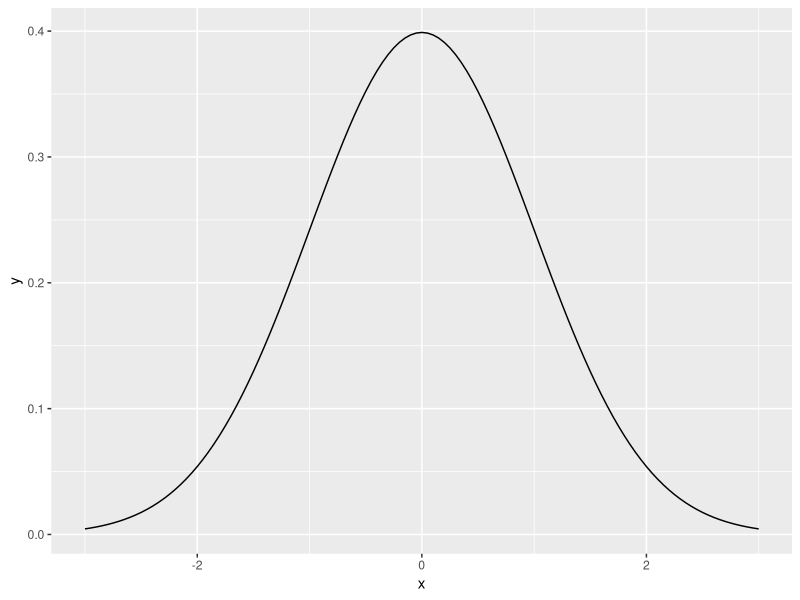
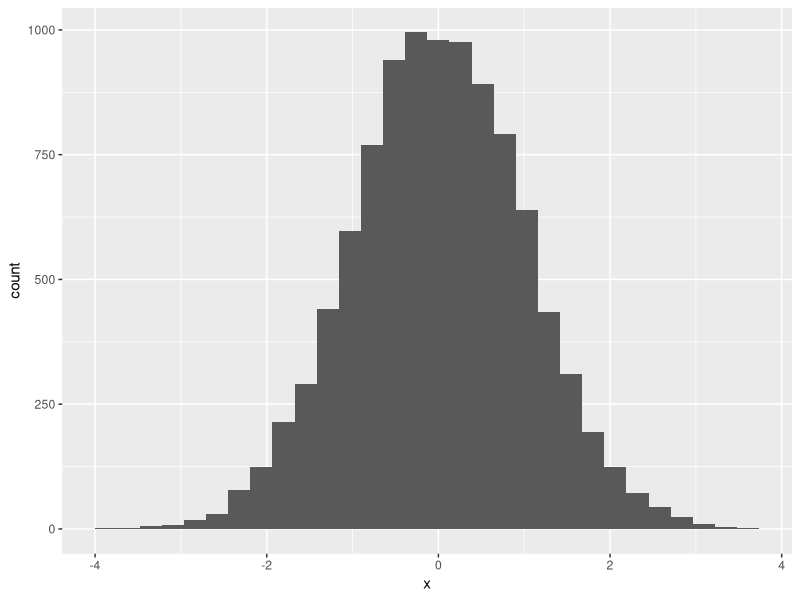
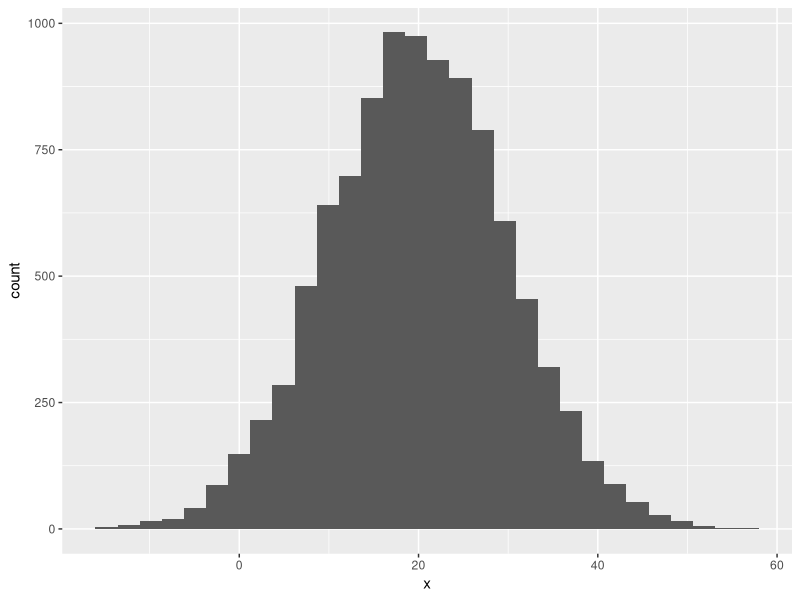
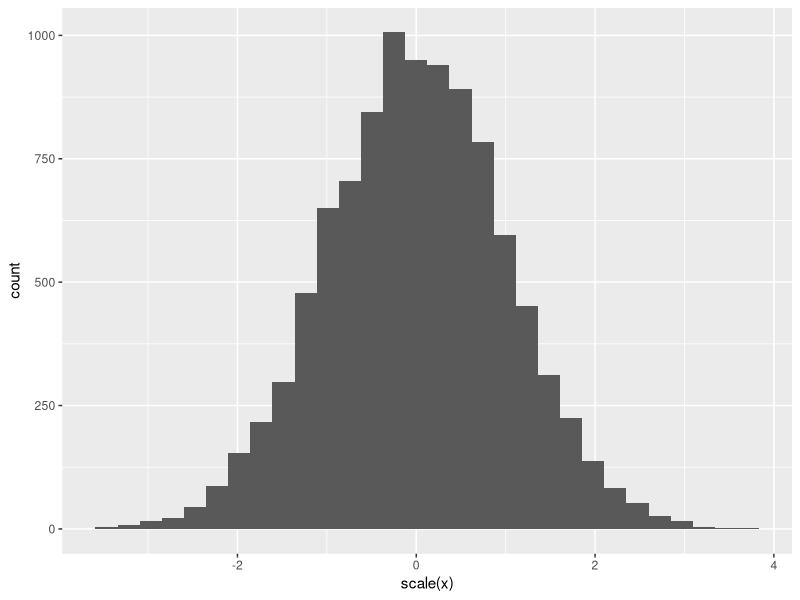

Reproduce these figures in R, in order. (Note: a time limit stopped this script after it produced the figures.)
## ---- chunk 1
# ?Distributions

norm.d <- data.frame(x = seq(-3, 3, .05))
norm.d$y <- dnorm(norm.d$x)
library(ggplot2)
ggplot(norm.d, aes(x, y)) + geom_line()
2*(1 - pnorm(1.96))  # get p-value
qnorm(.975)          # get critical value for some p

norm.data <- data.frame(x = rnorm(10000))
head(norm.data)
ggplot(norm.data, aes(x)) + geom_histogram()

norm.data2 <- data.frame(x = rnorm(10000, mean = 20, sd = 10))
head(norm.data2)
ggplot(norm.data2, aes(x)) + geom_histogram()
ggplot(norm.data2, aes(scale(x))) + geom_histogram() # the defaults for `scale()` normalize the vector

## ---- chunk 2
library(MASS)

cor.data <- mvrnorm(n = 100, mu = c(0, 0), Sigma = matrix(c(1, .5, .5, 1), nrow = 2))


simA <- function(k = 20, n.cond = 2) {
  dvs <- mvrnorm(n = k*n.cond, mu = c(0,0), Sigma = matrix(c(1, .5, .5, 1), nrow = 2))
  this.data <- cbind(data.frame(condition = c(rep("A", k), rep("B", k))), dvs)
  colnames(this.data) <- c("condition", "DV1", "DV2")
  this.data$DV12 <- apply(this.data[, c("DV1", "DV2")], 1, mean)

  t1.p <- t.test(DV1 ~ condition, this.data)$p.value
  t2.p <- t.test(DV2 ~ condition, this.data)$p.value
  t3.p <- t.test(DV12 ~ condition, this.data)$p.value
  return(c(t1.p, t2.p, t3.p))
}
  
system.time(sims <- replicate(10000, simA()))

sim.results <- data.frame(t1 = rep(NA, 10000), t2 = NA, t3 = NA)
# sim.results <- data.frame(t1 = NA, t2 = NA, t3= NA)  # slower
system.time(for(i in 1:10000) {
  sim.run <- simA()
  sim.results[i, ] <- sim.run
})

sims <- t(sims)
  
sims.df <- as.data.frame(sims)
nrow(sims.df[sims.df$V1 < .05, ])/nrow(sims.df)
nrow(sims.df[sims.df$V2 < .05, ])/nrow(sims.df)
nrow(sims.df[sims.df$V3 < .05, ])/nrow(sims.df)
sims.df$sig <- apply(sims.df, 1, function(x) any(x < .05))
nrow(sims.df[sims.df$sig, ])/nrow(sims.df)
  
simB <- function(k = 20, k.plus = 10) {
  dvs <- mvrnorm(n = (k+k.plus)*2, mu = c(0,0), Sigma = matrix(c(1, .5, .5, 1), nrow = 2))
  this.data <- cbind(data.frame(condition = c(rep("A", k+k.plus), rep("B", k+k.plus)), dataset = c(rep("base", k), rep("extra", k.plus), rep("base", k), rep("extra", k.plus))), dvs)
  colnames(this.data) <- c("condition", "dataset", "DV1", "DV2")
  this.data$DV12 <- apply(this.data[, c("DV1", "DV2")], 1, mean)

  t1base.p <- t.test(DV1 ~ condition, this.data[this.data$dataset == "base", ])$p.value
  t1extra.p <- t.test(DV1 ~ condition, this.data)$p.value
  t2base.p <- t.test(DV2 ~ condition, this.data[this.data$dataset == "base", ])$p.value
  t2extra.p <- t.test(DV2 ~ condition, this.data)$p.value
  t12base.p <- t.test(DV12 ~ condition, this.data[this.data$dataset == "base", ])$p.value
  t12extra.p <- t.test(DV12 ~ condition, this.data)$p.value
  return(c(t1base.p, t1extra.p, t2base.p, t2extra.p, t12base.p, t12extra.p))
}
  
system.time(sims <- replicate(15000, simB()))
  
sims <- t(sims)
  
sims.df <- as.data.frame(sims)
nrow(sims.df[sims.df$V1 < .05, ])/nrow(sims.df)
nrow(sims.df[sims.df$V2 < .05, ])/nrow(sims.df)
nrow(sims.df[sims.df$V3 < .05, ])/nrow(sims.df)
sims.df$sigB1 <- apply(sims.df[, 1:2], 1, function(x) any(x < .05))
nrow(sims.df[sims.df$sigB1, ])/nrow(sims.df)
sims.df$sigB1 <- apply(sims.df[, 1:6], 1, function(x) any(x < .05))
nrow(sims.df[sims.df$sigB1, ])/nrow(sims.df)

## ---- chunk 3
mysleep <- sleep
sleep.lm <- lm(extra ~ group, data = mysleep)
summary(sleep.lm)
anova(sleep.lm)
t.test(extra ~ group, data = mysleep, var.equal = TRUE)

sleep.sims <- simulate(sleep.lm, 10000)

for(i in 1:ncol(sleep.sims)) {
    
}
